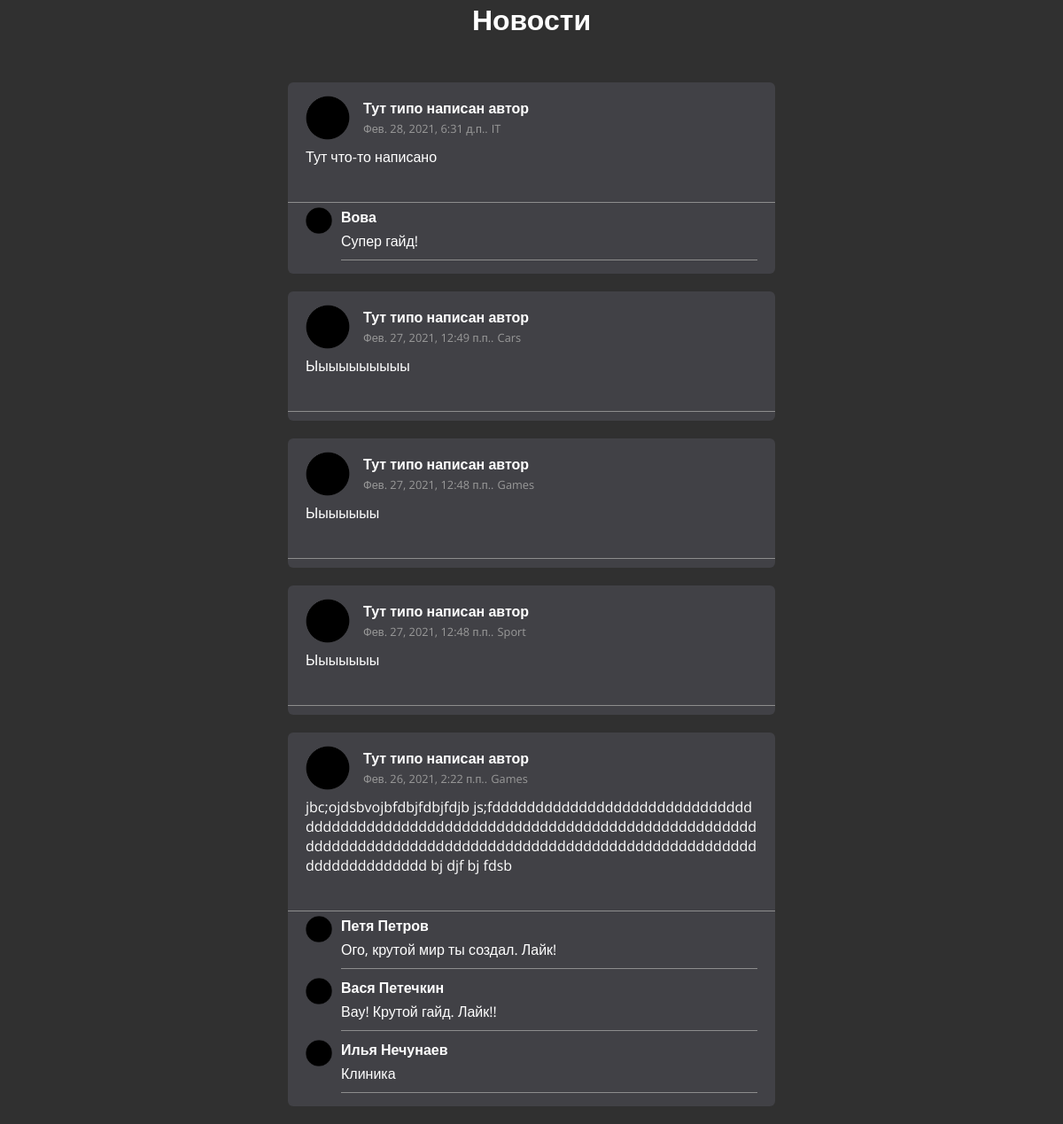
The page / on the database its author committed.
### news/models.py (models this page shows, shortened)
class News(models.Model):
    title = models.CharField(max_length=150, verbose_name='Наименование')
    content = models.TextField(blank=True, max_length=1000, verbose_name='Контент')
    created_at = models.DateTimeField(auto_now_add=True, verbose_name='Создано')
    updated_at = models.DateTimeField(auto_now=True, verbose_name='Обновлено')
    is_published = models.BooleanField(default=True, verbose_name='Опубликовано')
    category = models.ForeignKey('Category', on_delete=models.PROTECT, null=True, verbose_name='Категория')
    class Meta:
        verbose_name = 'Новость'
        verbose_name_plural = 'Новости'
        ordering = ['-created_at']

class Category(models.Model):
    title = models.CharField(max_length=150, verbose_name='Наименование категории')
    def __str__(self):
        return self.title
    class Meta:
        verbose_name = 'Категория'
        verbose_name_plural = 'Категории'

class Comments(models.Model):
    post = models.ForeignKey(News, on_delete=models.CASCADE, verbose_name='Пост')
    commentator_name = models.CharField(max_length=50, verbose_name='Имя комментатора', default="None")
    comment = models.TextField(max_length=1000, verbose_name='Комментарий')
    class Meta:
        verbose_name = 'Комментарий'
        verbose_name_plural = 'Комментарии'

### news/views.py (the view)
# urls.py: path('', main),
def main(request):
    context = {
        'title': 'Новости',
        'news': News.objects.all(),
        'comments': Comments.objects.all(),
        'category': Category.objects.all()
    }
    return render(request, 'news/index.html', context)

### news/templates/news/index.html (shortened to what this page needs)
{% load static %}
<!DOCTYPE html>
<html lang="ru">
<head>
    <link rel="stylesheet" href={% static 'news/css/style.css' %}>
</head>
<body>
    <div class="container">
        <h1 class="title">{{ title }}</h1>
        <div class="main__content">
            {% for item in news %}
                <div class="post">
                    <div class="post__header">
                        <div class="post__ava">
                            <a class="post__link" href="">
                                <img class="post__img" src={% static "news/test_ava.png" %} alt="">
                            </a>
                        </div>
                        <div class="post__header__info">
                            <h5 class="post__author">
                                <a class="author" href="">Тут типо написан автор</a>
                            </h5>
                            <span class="post__date">{{ item.created_at }}.</span>
                            <a class="post__category" href="category/{{ item.category.pk }}">{{ item.category }}</a>
                        </div>
                    </div>
                    <div class="post__text">
                        <p class="text">{{ item.content }}</p>
                    </div>
                    <div class="comments">
                        {% for comment in comments %}
                        {% if comment.post == item %}
                        <div class="comment">
                            <div class="commentator__ava">
                                <a class="post__link" href="">
                                    <img class="post__img" src={% static "news/test_ava.png" %} alt="">
                                </a>
                            </div>
                            <div class="comment__info">
                                <a class="commentator" href="#">{{ comment.commentator_name }}</a>
                                <div class="comment__text">
                                    <p>{{ comment.comment }}</p>
                                </div>
                            </div>
                        </div>
                        {% endif %}
                        {% endfor %}
                    </div>
                </div>
            {% endfor %}
        </div>
    </div>
</body>
</html>

### mysite/static/news/css/style.css (style rules this page uses)
html { font-size: 16px; }
body { margin: 0; background-color: rgb(48, 48, 48); font-weight: 400; font-size: 1rem; color: #fff; font-family: 'Open Sans', sans-serif; }
h1, h2, h3, h4, h5, h6 { margin: 0; }
p { margin: 0; }
*, *::after, *::before { box-sizing: border-box; }
.container { width: 100%; max-width: 1170px; margin: 0 auto; }
.title { margin-bottom: 50px; text-align: center; }
.main__content { justify-content: space-between; align-items: center; }
.post { width: 100%; max-width: 550px; min-width: 400px; margin: auto; margin-bottom: 20px; display: table; background-color: #414146; border-radius: 6px; }
.post__header { padding: 15px 20px 0; display: flex; align-items: center; }
.post__ava { width: 50px; height: 50px; }
.post__link, .post__img { height: 100%; width: auto; }
.post__header__info { margin-left: 15px; }
.author { font-size: 1rem; font-weight: 700; color: #fff; text-decoration: none; cursor: pointer; }
.post__date { padding-top: 5px; font-size: .8rem; color: #999; }
.post__category { padding-top: 5px; font-size: .8rem; color: #999; text-decoration: none; }
.post__text { padding: 8px 20px 20px; overflow: hidden; }
.text { word-break: break-all; }
.comments { margin-top: 20px; padding: 5px; width: 100%; border-top: 1px rgb(141, 141, 141) solid; }
.comment { display: flex; padding: 0 15px; }
.commentator { font-weight: 700; color: #fff; text-decoration: none; }
.comment__text { margin-top: 5px; word-break: break-all; }
.comment__info { width: 100%; }
.comment__info::after { margin-top: 10px; margin-bottom: 10px; content: ""; height: 1px; display: block; background: rgb(141, 141, 141); }
.commentator__ava { margin-right: 10px; width: 30px; height: 30px; }

### rows shown on the page
News: created_at "Фев. 28, 2021, 6:31 д.п.", category "IT", content "Тут что-то написано"
Comments: commentator_name "Вова", comment "Супер гайд!"
News: created_at "Фев. 27, 2021, 12:49 п.п.", category "Cars", content "Ыыыыыыыыыы"
News: created_at "Фев. 27, 2021, 12:48 п.п.", category "Games", content "Ыыыыыыы"
News: created_at "Фев. 27, 2021, 12:48 п.п.", category "Sport", content "Ыыыыыыы"
News: created_at "Фев. 26, 2021, 2:22 п.п.", category "Games", content "jbc;ojdsbvojbfdbjfdbjfdjb js;fdddddddddddddddddddddddddddddddddddddddddddddddddddddddddddddddddddddddddddddddddddddddddddddddddddddddddddddddddddddddddddddddddddddddddddddddddddd bj djf bj fdsb"
Comments: commentator_name "Петя Петров", comment "Ого, крутой мир ты создал. Лайк!"
Comments: commentator_name "Вася Петечкин", comment "Вау! Крутой гайд. Лайк!!"
Comments: commentator_name "Илья Нечунаев", comment "Клиника"

### other values the page prints
{{ title }} "Новости"
